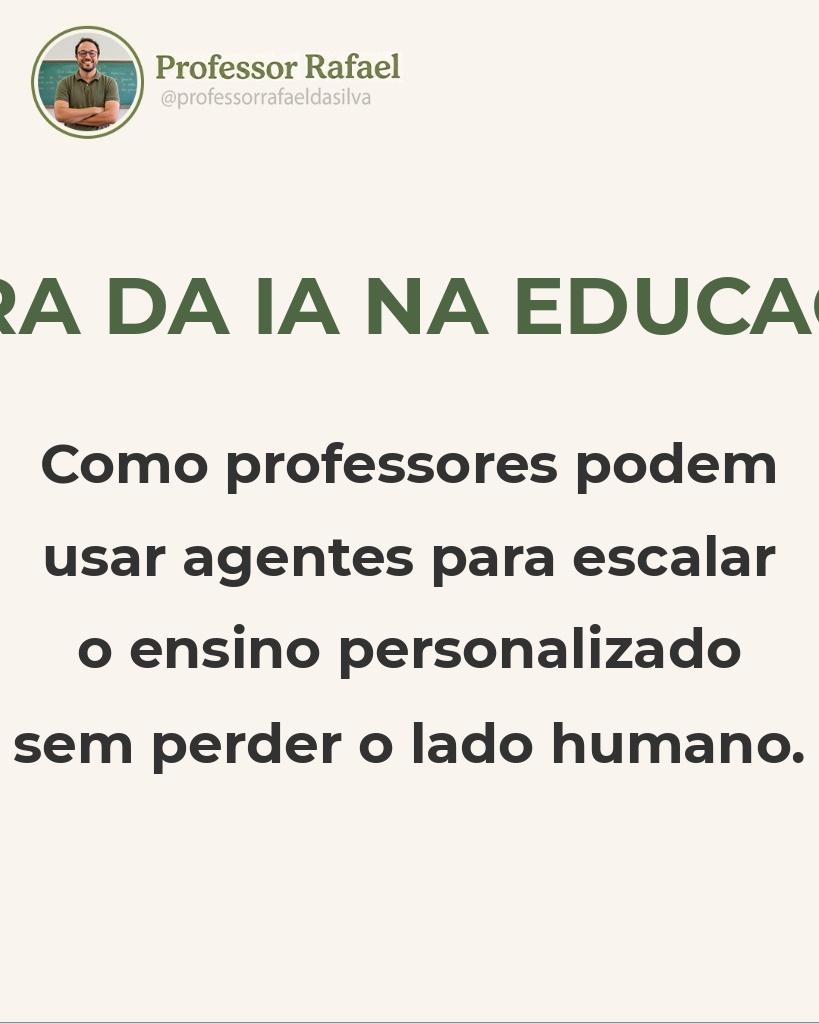
#> input picture Prof. Rafael/Content/scripts/sample_carousel/slide_1.jpg, 819 x 1024 px, given in place of yt_motivational_bg_1_1773446256369.png, which was not available; the run also reads 1 picture not shown here
$ python create_youtube_thumbnails.py
#> lines starting #> are read from the running program, lines starting #| are printed output that depends on the picture; pictures that were not available may be replaced by others from this repository, and a replacement may not be noted
import cv2
import numpy as np
from PIL import Image, ImageDraw, ImageFont, ImageFilter
import os

# ============================================================
# Soul Anchored — YouTube Thumbnail Generator
# Style: Sans-serif bold (Montserrat), Gold + White, Cinematic
# Dimensions: 1280 x 720 (16:9)
# ============================================================

ASSETS_DIR = "/Users/rafaelrodriguesdasilva/Documents/Agentes - Antigravity/CEO project/Produção de conteúdo/Silva.IA/Soul Anchored/assets"
FONTS_DIR = os.path.join(ASSETS_DIR, "fonts")

# Brand Colors
COLOR_GOLD     = (212, 175, 55, 255)      # #D4AF37 — power words
COLOR_WHITE    = (255, 255, 255, 255)      # white — supporting text
COLOR_BLACK    = (0, 0, 0, 255)            # stroke/shadow
COLOR_DARK_BG  = (10, 10, 15, 200)         # dark overlay


def smart_crop_landscape(bg, target_width, target_height):
    """Smart crop for YouTube 16:9 landscape format with face detection."""
#> called with target_width = 1280, target_height = 720
    cv_img = np.array(bg.convert("RGB"))
#> cv_img is the input picture: shape (1024, 819, 3); mean R, G, B 232.1, 228.2, 221.6
    cv_img = cv_img[:, :, ::-1].copy()
    gray = cv2.cvtColor(cv_img, cv2.COLOR_BGR2GRAY)
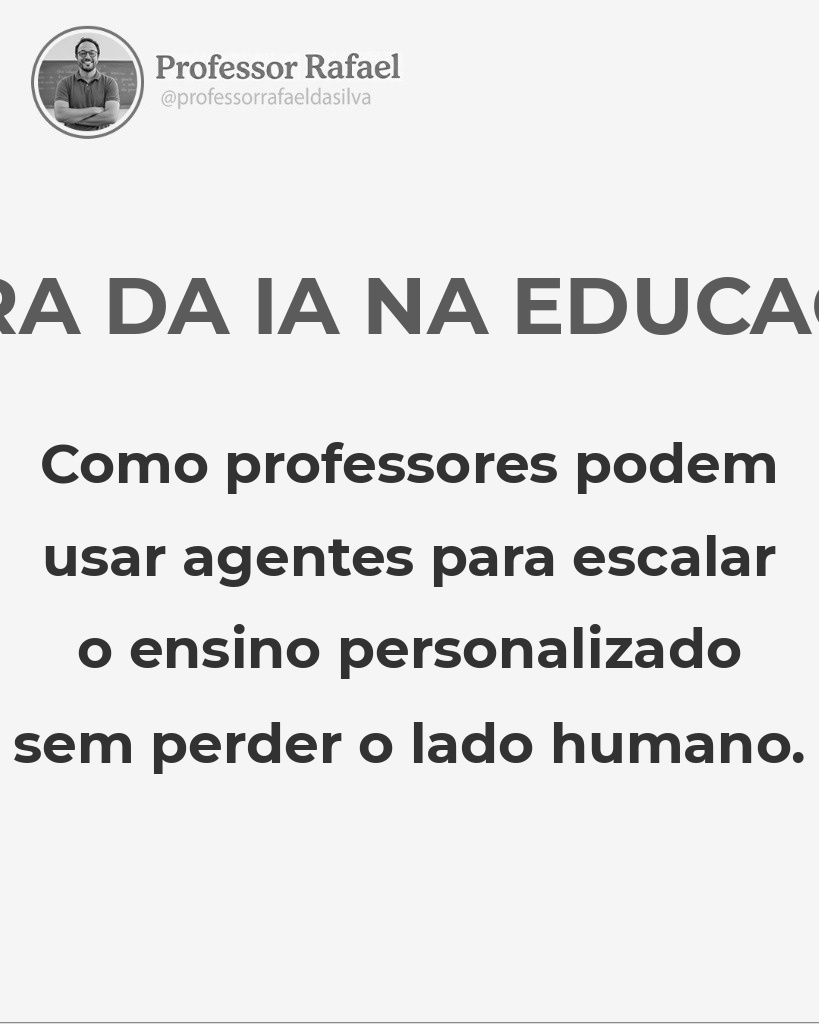
#> gray: shape (1024, 819); min 3, max 254, mean 228.7

    face_cascade = cv2.CascadeClassifier(cv2.data.haarcascades + 'haarcascade_frontalface_default.xml')
    faces = face_cascade.detectMultiScale(gray, scaleFactor=1.1, minNeighbors=5, minSize=(30, 30))
#> faces = ()

    target_ratio = target_width / target_height
    bg_ratio = bg.width / bg.height
#> bg_ratio = 0.8

    if len(faces) == 0:
        # No face: center crop
        if bg_ratio > target_ratio:
            new_width = int(bg.height * target_ratio)
            left = (bg.width - new_width) / 2
            return bg.crop((left, 0, left + new_width, bg.height)), None
        else:
            new_height = int(bg.width / target_ratio)
#> new_height = 460
            top = (bg.height - new_height) / 2
#> top = 282
            return bg.crop((0, top, bg.width, top + new_height)), None

    # Find largest face
    max_area = 0
    best_face = faces[0]
    for (x, y, w, h) in faces:
        if w * h > max_area:
            max_area = w * h
            best_face = (x, y, w, h)

    fx, fy, fw, fh = best_face
    face_center_x = fx + fw // 2
    face_center_y = fy + fh // 2

    if bg_ratio > target_ratio:
        new_width = int(bg.height * target_ratio)
        left = face_center_x - new_width // 2
        left = max(0, min(left, bg.width - new_width))
        cropped = bg.crop((left, 0, left + new_width, bg.height))
        scale = target_width / new_width
        final_face_x = int((face_center_x - left) * scale)
        return cropped, final_face_x
    else:
        new_height = int(bg.width / target_ratio)
        top = face_center_y - int(new_height * 0.4)
        top = max(0, min(top, bg.height - new_height))
        cropped = bg.crop((0, top, bg.width, top + new_height))
        scale = target_width / bg.width
        final_face_x = int(face_center_x * scale)
        return cropped, final_face_x


def draw_text_with_stroke(draw, x, y, text, font, fill_color, stroke_width=4):
    """Draw text with thick black stroke for high readability."""
    # Black stroke
    for dx in range(-stroke_width, stroke_width + 1):
        for dy in range(-stroke_width, stroke_width + 1):
            if dx * dx + dy * dy <= stroke_width * stroke_width:
                draw.text((x + dx, y + dy), text, font=font, fill=COLOR_BLACK)
    # Subtle shadow
    draw.text((x + 4, y + 4), text, font=font, fill=(0, 0, 0, 100))
    # Main text
    draw.text((x, y), text, font=font, fill=fill_color)


def add_glow(overlay, draw, x, y, w, h, color, radius=15):
    """Add a subtle glow behind a text block."""
    glow_layer = Image.new("RGBA", overlay.size, (0, 0, 0, 0))
    glow_draw = ImageDraw.Draw(glow_layer)
    glow_draw.rectangle(
        [x - radius, y - radius, x + w + radius, y + h + radius],
        fill=(color[0], color[1], color[2], 30)
    )
    glow_layer = glow_layer.filter(ImageFilter.GaussianBlur(radius=radius))
    return Image.alpha_composite(overlay, glow_layer)


def create_youtube_thumbnail(bg_path, hook_dict, logo_path, output_path):
    """Create a YouTube thumbnail (1280x720) with Soul Anchored branding."""
    text_white = hook_dict['white'].upper()
    text_highlight = hook_dict['highlight'].upper()
    print(f"Creating YouTube thumbnail: {text_white} / {text_highlight}")

    bg = Image.open(bg_path).convert("RGBA")
    target_width = 1280
    target_height = 720

    # Smart crop to 16:9
    bg, face_x = smart_crop_landscape(bg, target_width, target_height)
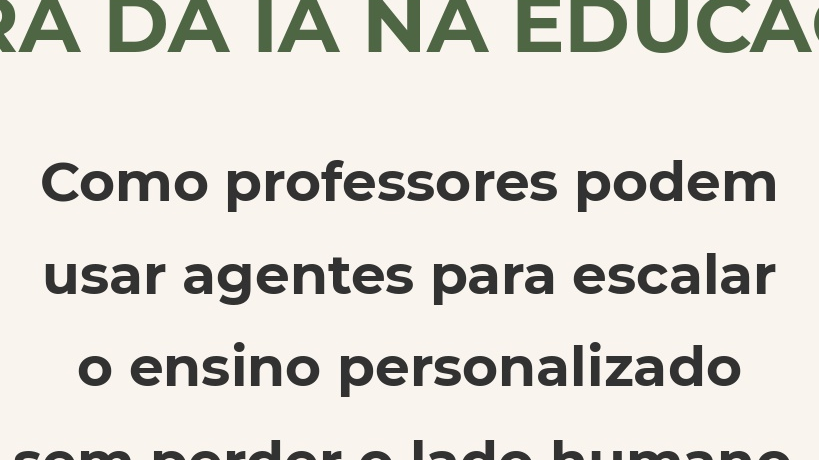
#> bg: PIL image 819x460 RGBA; mean R, G, B, A 220.1, 217, 210.2, 255
    bg = bg.resize((target_width, target_height), Image.Resampling.LANCZOS)
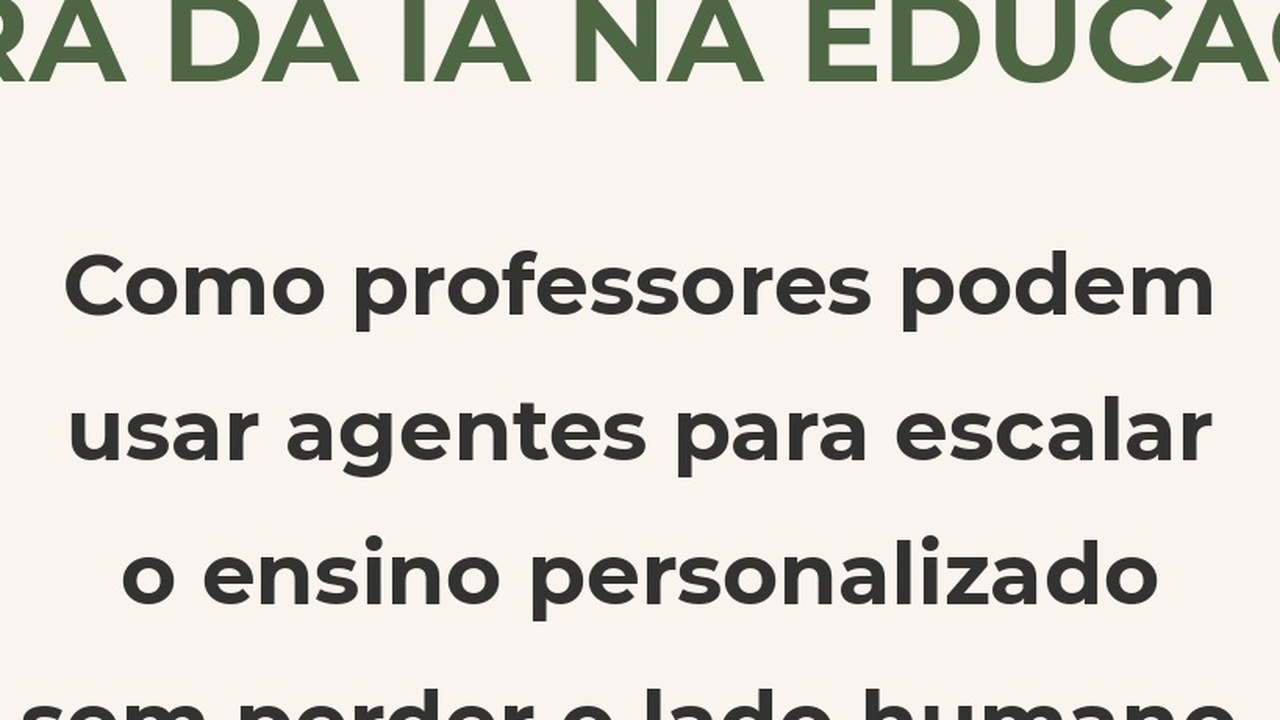
#> bg: PIL image 1280x720 RGBA; mean R, G, B, A 220, 217, 210.2, 255

    # Load fonts — Montserrat (Bold sans-serif YouTube style)
    font_main_path = os.path.join(FONTS_DIR, "Montserrat-ExtraBold.ttf")
    font_sub_path = os.path.join(FONTS_DIR, "Montserrat-Black.ttf")
    if not os.path.exists(font_main_path):
        font_main_path = os.path.join(FONTS_DIR, "Montserrat-Bold.ttf")

    font_large = ImageFont.truetype(font_sub_path, 90)
    font_medium = ImageFont.truetype(font_main_path, 80)

    overlay = Image.new("RGBA", bg.size, (0, 0, 0, 0))
#> overlay: PIL image 1280x720 RGBA; every value is 0
    draw = ImageDraw.Draw(overlay)

    # --- DETERMINE TEXT SIDE ---
    # If face is detected and is on the left, put text on right. Vice-versa.
    # If no face, put text on the right (default).
    text_on_right = True
    if face_x is not None and face_x > target_width // 2:
        text_on_right = False

    # --- CINEMATIC GRADIENT ---
    if text_on_right:
        gradient_start_x = target_width // 2 + 50
        for x in range(gradient_start_x, target_width):
            progress = (x - gradient_start_x) / (target_width - gradient_start_x)
            alpha = int(190 * progress * progress)  # Quadratic ease-in for smoother blend
            draw.line([(x, 0), (x, target_height)], fill=(0, 0, 0, alpha))
    else:
        gradient_end_x = target_width // 2 - 50
        for x in range(0, gradient_end_x):
            progress = 1.0 - (x / gradient_end_x)
            alpha = int(190 * progress * progress)
            draw.line([(x, 0), (x, target_height)], fill=(0, 0, 0, alpha))

    # Subtle bottom vignette
    for y in range(target_height - 100, target_height):
        alpha = int(80 * ((y - (target_height - 100)) / 100))
        draw.line([(0, y), (target_width, y)], fill=(0, 0, 0, alpha))

    # Top vignette (subtle)
    for y in range(0, 60):
        alpha = int(40 * (1 - y / 60))
        draw.line([(0, y), (target_width, y)], fill=(0, 0, 0, alpha))

    # --- TEXT LAYOUT ---
    max_text_width = 580

    # Word wrap the white text
    white_lines = []
    words = text_white.split()
    current_line = []
    for word in words:
        current_line.append(word)
        w = draw.textlength(" ".join(current_line), font=font_large)
        if w > max_text_width:
            current_line.pop()
            if current_line:
                white_lines.append(" ".join(current_line))
            current_line = [word]
#> after the loop, white_lines = []
    if current_line:
        white_lines.append(" ".join(current_line))

    # Word wrap the highlight text
    highlight_lines = []
    words_h = text_highlight.split()
    current_line = []
    for word in words_h:
        current_line.append(word)
        w = draw.textlength(" ".join(current_line), font=font_large)
        if w > max_text_width:
            current_line.pop()
            if current_line:
                highlight_lines.append(" ".join(current_line))
            current_line = [word]
#> after the loop, highlight_lines = []
    if current_line:
        highlight_lines.append(" ".join(current_line))

    all_lines = [(line, COLOR_WHITE, font_large) for line in white_lines]
#> all_lines = 1 item
    all_lines += [(line, COLOR_GOLD, font_large) for line in highlight_lines]
#> all_lines = 2 items

    line_height = 105
    total_text_height = len(all_lines) * line_height
#> total_text_height = 210
    y_start = (target_height - total_text_height) // 2
#> y_start = 255

    if text_on_right:
        text_anchor_x = target_width - 70  # Right margin
        for i, (line, color, font) in enumerate(all_lines):
            w = draw.textlength(line, font=font)
            x = text_anchor_x - w  # Right-aligned
            y = y_start + (i * line_height)
            draw_text_with_stroke(draw, x, y, line, font, color, stroke_width=5)
#> this loop made 2 passes
#> (line, color, w, x, y) on passes 1 to 2: ('PUT GOD', (255, 255, 255, 255), 413.6, 796.4, 255), ('FIRST', (212, 175, 55, 255), 252.9, 957.1, 360)
    else:
        text_anchor_x = 70  # Left margin
        for i, (line, color, font) in enumerate(all_lines):
            x = text_anchor_x  # Left-aligned
            y = y_start + (i * line_height)
            draw_text_with_stroke(draw, x, y, line, font, color, stroke_width=5)

    # --- LOGO ---
    logo = Image.open(logo_path).convert("RGBA")
    logo_width = 140
    ratio = logo_width / float(logo.width)
#> ratio = 0.979
    logo_h = int(float(logo.height) * ratio)
#> logo_h = 136
    logo = logo.resize((logo_width, logo_h), Image.Resampling.LANCZOS)
#> logo: PIL image 140x136 RGBA

    if text_on_right:
        logo_pos = (40, 28)
    else:
        logo_pos = (target_width - logo_width - 40, 28)

    # Composite
    out = Image.alpha_composite(bg, overlay)
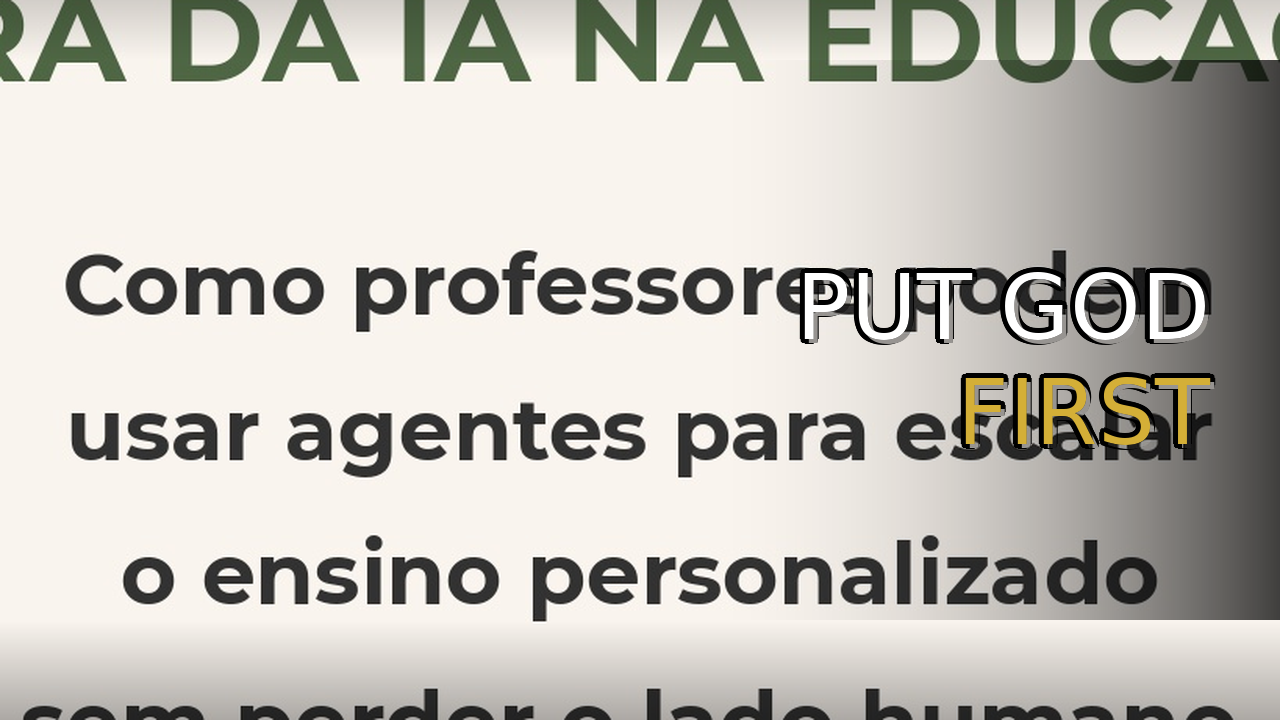
#> out: PIL image 1280x720 RGBA; mean R, G, B, A 193.9, 191.1, 184.5, 255
    out.paste(logo, logo_pos, logo)
    out.convert("RGB").save(output_path, "JPEG", quality=95)
    print(f"  ✅ Saved: {output_path}")


# ============================================================
# MAIN — Motivational Speech Proposals (FACE TEST)
# ============================================================
if __name__ == "__main__":
    hooks = [
        {"white": "Put God", "highlight": "First"},
        {"white": "Life Is", "highlight": "Too Short"},
        {"white": "God Has", "highlight": "A Plan"}
    ]

    bg_dir = "/Users/rafaelrodriguesdasilva/.gemini/antigravity/brain/dad5c284-f183-4f1e-9012-383e10bf0254/"
    bgs = [
        os.path.join(bg_dir, "yt_motivational_bg_1_1773446256369.png"),
        os.path.join(bg_dir, "yt_motivational_bg_2_1773446272075.png"),
        os.path.join(bg_dir, "yt_motivational_bg_3_1773446290935.png")
    ]

    logo = os.path.join(ASSETS_DIR, "watermark.png")

    out_dir = "/Users/rafaelrodriguesdasilva/Documents/Agentes - Antigravity/CEO project/Produção de conteúdo/Silva.IA/Soul Anchored/scripts/output_youtube"
    os.makedirs(out_dir, exist_ok=True)

    for i, (bg_path, hook) in enumerate(zip(bgs, hooks)):
        out_path = os.path.join(out_dir, f"yt_motivational_{i+1}.jpg")
        create_youtube_thumbnail(bg_path, hook, logo, out_path)
#> pass 2 of the loop `for i, (bg_path, hook) in enumerate(zip(bgs, hooks)):`:
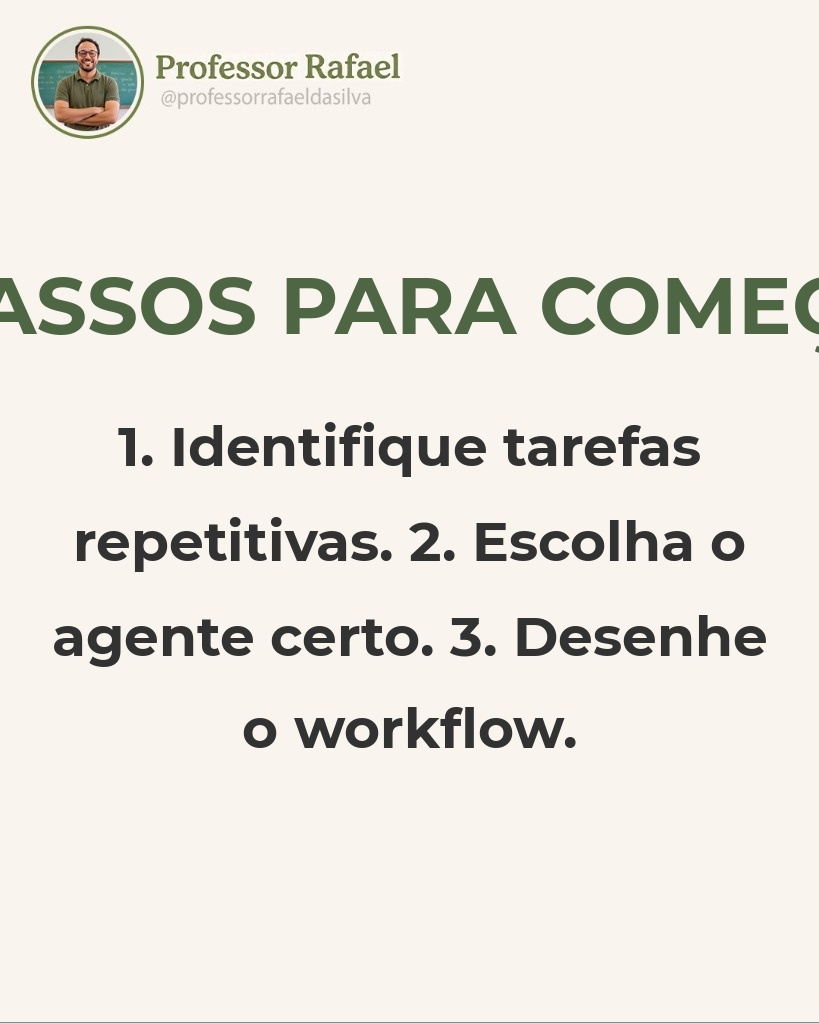
#> input picture Prof. Rafael/Content/scripts/sample_carousel/slide_2.jpg, 819 x 1024 px, given in place of yt_motivational_bg_2_1773446272075.png, which was not available
#> in smart_crop_landscape, cv_img is the input picture: shape (1024, 819, 3); mean R, G, B 234, 230.1, 223.4
#> in create_youtube_thumbnail (call 2), `bg, face_x = smart_crop_landscape(bg, target_width, target_height)`:
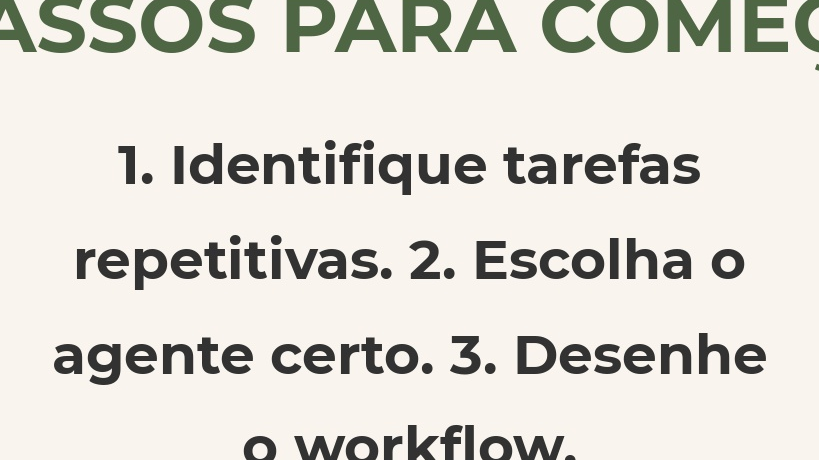
#> bg: PIL image 819x460 RGBA; mean R, G, B, A 220.8, 217.9, 210.9, 255
#> in create_youtube_thumbnail (call 2), `all_lines = [(line, COLOR_WHITE, font_large) for line in white_lines]`: all_lines = 1 item
#> in create_youtube_thumbnail (call 2), `all_lines += [(line, COLOR_GOLD, font_large) for line in highlight_lin..`: all_lines = 2 items
#> the loop in create_youtube_thumbnail (call 2), `for i, (line, color, font) in enumerate(all_lines):` made 2 passes
#> (line, color, w, x, y) on passes 1 to 2: ('LIFE IS', (255, 255, 255, 255), 297.6, 912.4, 255), ('TOO SHORT', (212, 175, 55, 255), 531.9, 678.1, 360)
#> in create_youtube_thumbnail (call 2), `out = Image.alpha_composite(bg, overlay)`:
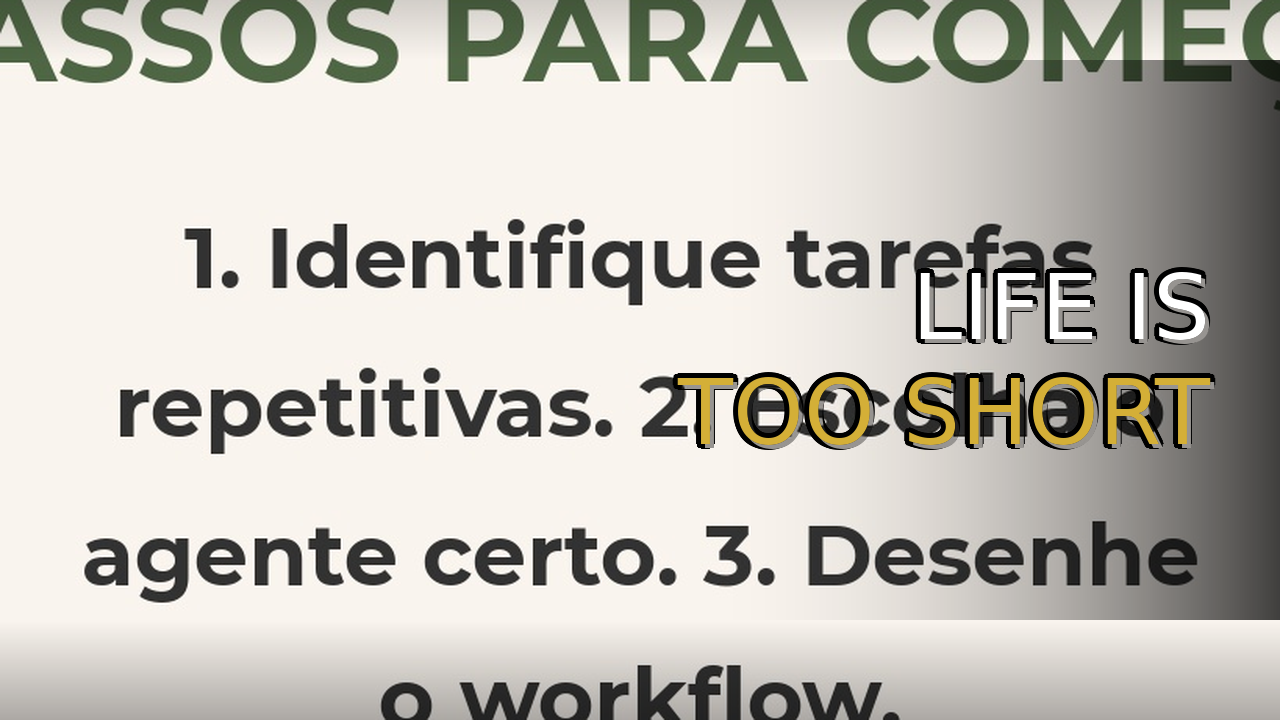
#> out: PIL image 1280x720 RGBA; mean R, G, B, A 193.1, 190.3, 182.9, 255

    print("\n🎬 All 3 Motivational Speech thumbnails generated!")
